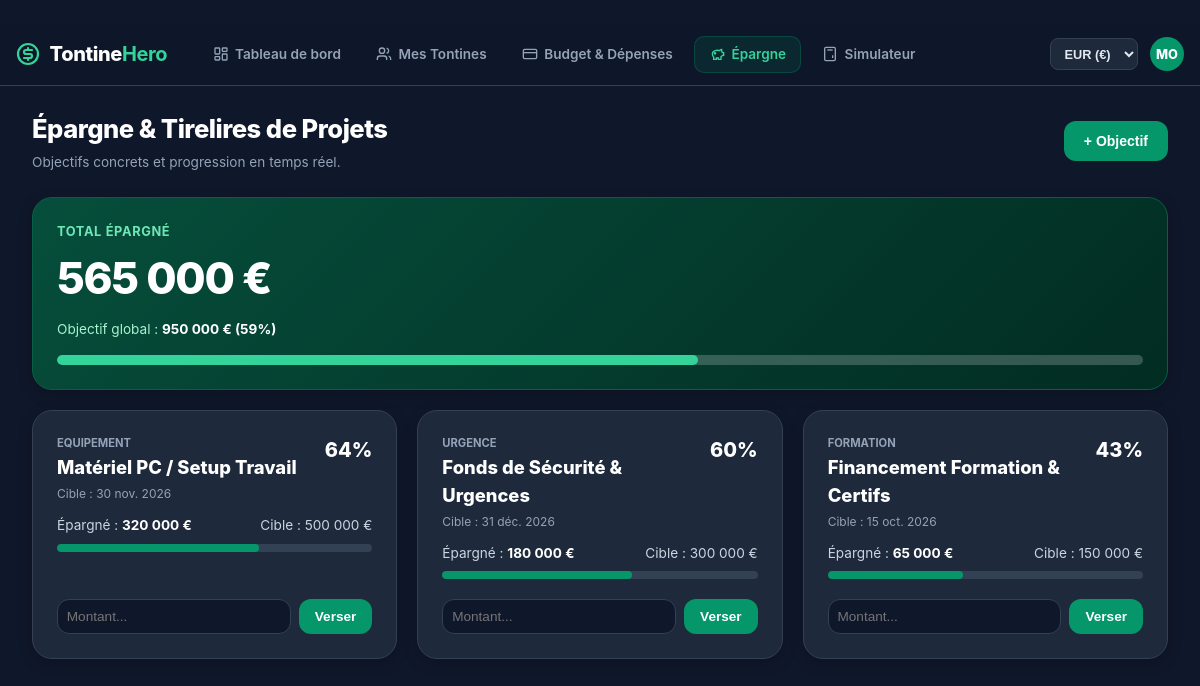
The page /savings on the database its author committed.
### tables this page shows
CREATE TABLE profile (
        id INTEGER PRIMARY KEY,
        name TEXT NOT NULL,
        avatar TEXT NOT NULL,
        currency TEXT NOT NULL DEFAULT 'XOF',
        balance REAL NOT NULL,
        monthly_income REAL NOT NULL,
        streak_days INTEGER NOT NULL,
        last_active_date TEXT NOT NULL
    );

CREATE TABLE savings_goals (
        id TEXT PRIMARY KEY,
        title TEXT NOT NULL,
        target_amount REAL NOT NULL,
        current_amount REAL NOT NULL,
        category TEXT NOT NULL,
        target_date TEXT,
        icon TEXT NOT NULL,
        color TEXT NOT NULL
    );

### app/main.py (the view)
@app.get("/savings", response_class=HTMLResponse)
async def savings_view(request: Request):
    profile = get_profile()
    tontines = get_all_tontines()
    goals = get_all_goals()
    health_score = calculate_health_score(profile, tontines, goals)
    total_saved = sum(g["current_amount"] for g in goals)
    total_target = sum(g["target_amount"] for g in goals)
    global_percent = int((total_saved / total_target * 100)) if total_target > 0 else 0
    context = {
        "request": request,
        "active_tab": "savings",
        "profile": profile,
        "goals": goals,
        "total_saved": total_saved,
        "total_target": total_target,
        "global_percent": global_percent,
        "health_score": health_score,
    }
    return templates.TemplateResponse(request=request, name="savings.html", context=context)

### templates/savings.html (shortened to what this page needs)
﻿{% extends "base.html" %}
{% block content %}
<div style="display:flex; justify-content:space-between; align-items:center; margin-bottom:1.5rem;">
  <div>
    <h1 style="font-size:1.6rem; font-weight:800; letter-spacing:-0.02em; color:#ffffff;">Épargne & Tirelires de Projets</h1>
    <p style="font-size:0.85rem; color:#94a3b8; margin-top:0.25rem;">Objectifs concrets et progression en temps réel.</p>
  </div>
  <button onclick="openModal('addGoalModal')" class="btn btn-primary">
    + Objectif
  </button>
</div>
<div class="card card-hero">
  <div class="hero-wrapper">
    <div>
      <span class="balance-label">Total Épargné</span>
      <div class="balance-amount">{{ total_saved|currency(profile.currency) }}</div>
      <div class="balance-sub">
        <span>Objectif global :</span>
        <strong style="color:#ffffff;">{{ total_target|currency(profile.currency) }} ({{ global_percent }}%)</strong>
      </div>
    </div>
  </div>
  <div class="progress-bar-bg" style="background:rgba(255,255,255,0.2); height:10px; margin-top:1rem;">
    <div class="progress-bar-fill" style="background:#34d399; width: {{ global_percent if global_percent < 100 else 100 }}%;"></div>
  </div>
</div>
<div class="grid-3">
{% for goal in goals %}
  {% set pct = (goal.current_amount / goal.target_amount * 100)|round|int if goal.target_amount > 0 else 0 %}
  {% set is_completed = (goal.current_amount >= goal.target_amount) %}
  <div class="card" style="display:flex; flex-direction:column; justify-content:space-between;">
    <div>
      <div style="display:flex; justify-content:space-between; align-items:flex-start; margin-bottom:0.75rem;">
        <div>
          <span style="font-size:0.7rem; font-weight:700; color:#94a3b8; text-transform:uppercase;">{{ goal.category }}</span>
          <h3 style="font-size:1.15rem; font-weight:800; color:#ffffff; margin-top:0.15rem;">{{ goal.title }}</h3>
          {% if goal.target_date %}
            <div style="font-size:0.75rem; color:#94a3b8; margin-top:0.2rem;">Cible : {{ goal.target_date|date_fr }}</div>
          {% endif %}
        </div>
        <div style="text-align:right;">
          <span style="font-size:1.25rem; font-weight:800; color:{% if is_completed %}#34d399{% else %}#ffffff{% endif %};">
            {{ pct }}%
          </span>
        </div>
      </div>
      <div style="display:flex; justify-content:space-between; font-size:0.85rem; color:#cbd5e1; margin:0.75rem 0 0.5rem 0;">
        <span>Épargné : <strong style="color:#ffffff;">{{ goal.current_amount|currency(profile.currency) }}</strong></span>
        <span>Cible : {{ goal.target_amount|currency(profile.currency) }}</span>
      </div>
      <div class="progress-bar-bg" style="height:8px;">
        <div class="progress-bar-fill" style="width: {{ pct if pct < 100 else 100 }}%;"></div>
      </div>
    </div>
    <div style="margin-top:1.25rem;">
      {% if is_completed %}
        <div style="padding:0.65rem; background:rgba(5, 150, 105, 0.2); color:#34d399; border:1px solid rgba(5, 150, 105, 0.4); text-align:center; border-radius:10px; font-weight:700; font-size:0.85rem;">
          Objectif Atteint ✓
        </div>
      {% else %}
        <form action="/api/goals/{{ goal.id }}/deposit" method="POST" style="display:flex; gap:0.5rem; margin:0;">
          <input type="number" name="amount" min="100" step="1000" placeholder="Montant..." required class="form-input" style="padding:0.55rem; font-size:0.85rem;" />
          <button type="submit" class="btn btn-primary" style="width:auto; padding:0.55rem 1rem; font-size:0.85rem;">
            Verser
          </button>
        </form>
      {% endif %}
    </div>
  </div>
{% endfor %}
</div>
{% endblock %}

### templates/base.html (shortened to what this page needs)
﻿<!DOCTYPE html>
<html lang="fr">
<head>
  <link rel="stylesheet" href="/static/styles.css" />
</head>
<body>
  <header class="app-header">
    <div class="header-inner">
      <div style="display:flex; align-items:center; gap:2rem;">
        <a href="/" class="brand-title">
          <svg width="24" height="24" viewBox="0 0 24 24" fill="none" stroke="#34d399" stroke-width="2.2" stroke-linecap="round" stroke-linejoin="round">
            <circle cx="12" cy="12" r="10"></circle>
            <path d="M16 8h-6a2 2 0 1 0 0 4h4a2 2 0 1 1 0 4H8"></path>
            <path d="M12 6v2"></path>
            <path d="M12 16v2"></path>
          </svg>
          <span>Tontine<strong style="color:#34d399;">Hero</strong></span>
        </a>
        <nav class="desktop-nav">
          <a href="/" class="nav-link {% if active_tab == 'dashboard' %}active{% endif %}">
            <span>Tableau de bord</span>
          </a>
          <a href="/tontines" class="nav-link {% if active_tab == 'tontines' %}active{% endif %}">
            <svg width="16" height="16" viewBox="0 0 24 24" fill="none" stroke="currentColor" stroke-width="2"><path d="M16 21v-2a4 4 0 0 0-4-4H6a4 4 0 0 0-4 4v2"></path><circle cx="9" cy="7" r="4"></circle><path d="M22 21v-2a4 4 0 0 0-3-3.87"></path><path d="M16 3.13a4 4 0 0 1 0 7.75"></path></svg>
            <span>Mes Tontines</span>
          </a>
          <a href="/budget" class="nav-link {% if active_tab == 'budget' %}active{% endif %}">
            <svg width="16" height="16" viewBox="0 0 24 24" fill="none" stroke="currentColor" stroke-width="2"><rect width="20" height="14" x="2" y="5" rx="2"></rect><line x1="2" x2="22" y1="10" y2="10"></line></svg>
            <span>Budget & Dépenses</span>
          </a>
          <a href="/savings" class="nav-link {% if active_tab == 'savings' %}active{% endif %}">
            <svg width="16" height="16" viewBox="0 0 24 24" fill="none" stroke="currentColor" stroke-width="2"><path d="M19 5c-1.5 0-2.8 1.4-3 2-3.5-1.5-11-.3-11 5 0 1.8 0 3 2 4.5V20h4v-2h3v2h4v-4c1-.5 1.7-1 2-2h2v-4h-2c0-1-.5-1.5-1-2h0V5z"></path><circle cx="9" cy="11" r="1"></circle></svg>
            <span>Épargne</span>
          </a>
          <a href="/simulator" class="nav-link {% if active_tab == 'simulator' %}active{% endif %}">
            <svg width="16" height="16" viewBox="0 0 24 24" fill="none" stroke="currentColor" stroke-width="2"><rect width="16" height="20" x="4" y="2" rx="2"></rect><line x1="8" x2="16" y1="6" y2="6"></line><line x1="16" x2="16" y1="14" y2="18"></line></svg>
            <span>Simulateur</span>
          </a>
        </nav>
      </div>
      <div class="header-actions">
        <form action="/api/profile/currency" method="POST" style="margin:0;">
          <select name="currency" onchange="this.form.submit()" class="currency-select">
            <option value="EUR" {% if profile.currency == 'EUR' %}selected{% endif %}>EUR (€)</option>
          </select>
        </form>
        <div class="user-avatar-initials" title="{{ profile.name }}">
          {{ profile.name[:2]|upper }}
        </div>
      </div>
    </div>
  </header>
  <main class="app-container">
    {% block content %}{% endblock %}
  </main>
</body>
</html>

### static/styles.css (style rules this page uses)
*, *::before, *::after { box-sizing: border-box; margin: 0; padding: 0; }
html, body { width: 100%; max-width: 100%; overflow-x: hidden; background-color: var(--bg); color: var(--text-main); font-family: -apple-system, BlinkMacSystemFont, "SF Pro Text", "Segoe UI", Roboto, Helvetica, Arial, sans-serif; -webkit-tap-highlight-color: transparent; line-height: 1.5; }
.app-container { width: 100%; max-width: 1200px; margin: 0 auto; padding: 1.25rem 1rem 6rem 1rem; }
@media (min-width: 768px) { .app-container { padding: 1.5rem 2rem 3rem 2rem; } }
.app-header { position: sticky; top: 0; z-index: 40; background: rgba(15, 23, 42, 0.95); backdrop-filter: blur(12px); border-bottom: 1px solid var(--border); padding: 0.75rem 1rem; width: 100%; }
.header-inner { max-width: 1200px; margin: 0 auto; display: flex; align-items: center; justify-content: space-between; }
.brand-title { font-size: 1.25rem; font-weight: 800; letter-spacing: -0.02em; color: #ffffff; display: flex; align-items: center; gap: 0.6rem; text-decoration: none; }
.header-actions { display: flex; align-items: center; gap: 0.75rem; }
.desktop-nav { display: none; align-items: center; gap: 0.5rem; }
@media (min-width: 768px) { .desktop-nav { display: flex; } }
.nav-link { color: #94a3b8; font-size: 0.85rem; font-weight: 600; padding: 0.45rem 0.85rem; border-radius: 10px; text-decoration: none; transition: all 0.15s ease; display: flex; align-items: center; gap: 0.4rem; }
.nav-link.active { color: #34d399; background: rgba(5, 150, 105, 0.15); border: 1px solid rgba(5, 150, 105, 0.3); }
.currency-select { font-size: 0.8rem; font-weight: 700; background: #1e293b; border: 1px solid #334155; border-radius: 8px; padding: 0.4rem 0.6rem; color: #e2e8f0; outline: none; cursor: pointer; }
.user-avatar-initials { width: 34px; height: 34px; border-radius: 50%; background: #059669; color: #ffffff; font-size: 0.8rem; font-weight: 800; display: flex; align-items: center; justify-content: center; }
.card { background: var(--card); border: 1px solid var(--border); border-radius: 20px; padding: 1.5rem; margin-bottom: 1.25rem; box-shadow: 0 4px 15px rgba(0, 0, 0, 0.2); }
.card-hero { background: linear-gradient(135deg, #064e3b 0%, #022c22 100%); border: 1px solid #065f46; }
.hero-wrapper { display: flex; flex-direction: column; gap: 1.25rem; }
@media (min-width: 768px) { .hero-wrapper { flex-direction: row; align-items: center; justify-content: space-between; } }
.balance-label { font-size: 0.8rem; font-weight: 700; text-transform: uppercase; letter-spacing: 0.05em; color: #6ee7b7; }
.balance-amount { font-size: 2.25rem; font-weight: 800; letter-spacing: -0.03em; margin: 0.25rem 0 0.5rem 0; color: #ffffff; }
@media (min-width: 768px) { .balance-amount { font-size: 2.75rem; } }
.balance-sub { font-size: 0.85rem; color: #a7f3d0; }
.btn { display: inline-flex; align-items: center; justify-content: center; gap: 0.5rem; padding: 0.75rem 1.25rem; font-size: 0.875rem; font-weight: 700; border-radius: 12px; border: none; cursor: pointer; text-decoration: none; transition: all 0.15s ease; }
.btn-primary { background: #059669; color: #ffffff; }
.grid-3 { display: grid; grid-template-columns: 1fr; gap: 1.25rem; }
@media (min-width: 768px) { .grid-3 { grid-template-columns: 1fr 1fr; } }
@media (min-width: 1024px) { .grid-3 { grid-template-columns: 1fr 1fr 1fr; } }
.progress-bar-bg { width: 100%; height: 8px; background: #334155; border-radius: 999px; overflow: hidden; margin-top: 0.5rem; }
.progress-bar-fill { height: 100%; background: #059669; border-radius: 999px; transition: width 0.3s ease; }
.form-input, .form-select { width: 100%; padding: 0.75rem; font-size: 0.95rem; border: 1px solid #334155; border-radius: 12px; outline: none; background: #0f172a; color: #ffffff; }

### rows shown on the page
profile: currency "EUR (€)", name "MO", currency "565 000 €", currency "950 000 €"
savings_goals: category "EQUIPEMENT", title "Matériel PC / Setup Travail", target_date "30 nov. 2026", pct "64", current_amount "320 000 €", target_amount "500 000 €"
savings_goals: category "URGENCE", title "Fonds de Sécurité & Urgences", target_date "31 déc. 2026", pct "60", current_amount "180 000 €", target_amount "300 000 €"
savings_goals: category "FORMATION", title "Financement Formation & Certifs", target_date "15 oct. 2026", pct "43", current_amount "65 000 €", target_amount "150 000 €"

### other values the page prints
{{ global_percent }} "59"
